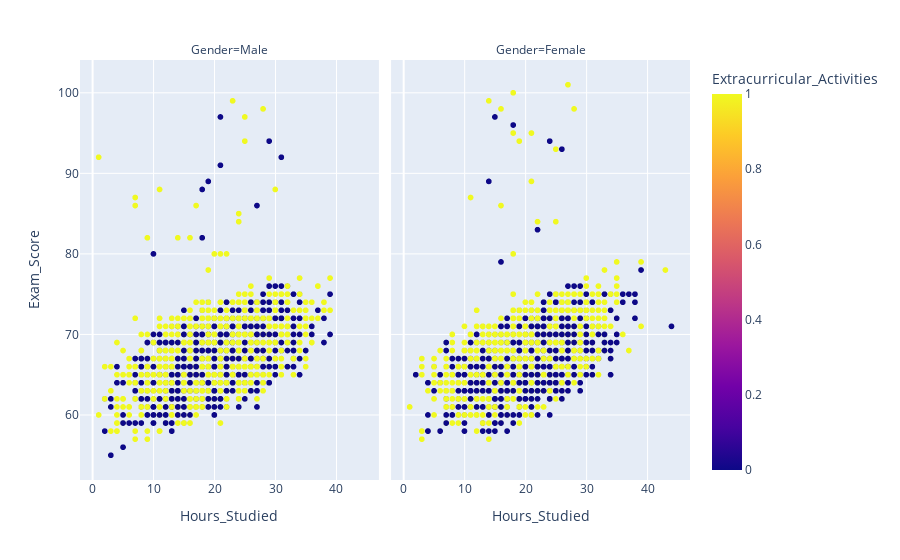

Notebook code for this chart:
### Markdown cell above
This code creates a scatter plot using Plotly Express to visualize the relationship between hours studied and exam scores, with points colored based on participation in extracurricular activities. The x axis represents "Hours_Studied," and the y axis represents "Exam_Score." Points are color-coded using a discrete map: 1 (Yes) is orange, and 0 (No) is blue. The legend is labeled for clarity as "Extracurricular Activities (1=Yes, 0=No)." The chart title is "Hours Studied vs Exam Score," and custom axis titles ("Hours Studied" and "Exam Score") are set for readability. The fig3.show() displays the interactive scatter plot.

### Code cell
px.scatter(data, x='Hours_Studied', y='Exam_Score', facet_col='Gender', color='Extracurricular_Activities')

### Figure 1 — Plotly figure (JSON) as saved in the notebook; plotly's stock layout.template omitted (floating-point values rounded to 4 significant figures; data arrays with more than 128 entries replaced by an {"elided": "..."} marker saying what was removed)
{"data": [{"hovertemplate": "Gender=Male<br>Hours_Studied=%{x}<br>Exam_Score=%{y}<br>Extracurricular_Activities=%{marker.color}<extra></extra>", "legendgroup": "", "marker": {"color": {"elided": "3814 int values"}, "coloraxis": "coloraxis", "symbol": "circle"}, "mode": "markers", "name": "", "showlegend": false, "type": "scattergl", "x": {"elided": "3814 int values"}, "xaxis": "x", "y": {"elided": "3814 int values"}, "yaxis": "y"}, {"hovertemplate": "Gender=Female<br>Hours_Studied=%{x}<br>Exam_Score=%{y}<br>Extracurricular_Activities=%{marker.color}<extra></extra>", "legendgroup": "", "marker": {"color": {"elided": "2793 int values"}, "coloraxis": "coloraxis", "symbol": "circle"}, "mode": "markers", "name": "", "showlegend": false, "type": "scattergl", "x": {"elided": "2793 int values"}, "xaxis": "x2", "y": {"elided": "2793 int values"}, "yaxis": "y2"}], "layout": {"annotations": [{"font": {}, "showarrow": false, "text": "Gender=Male", "x": 0.245, "xanchor": "center", "xref": "paper", "y": 1, "yanchor": "bottom", "yref": "paper"}, {"font": {}, "showarrow": false, "text": "Gender=Female", "x": 0.755, "xanchor": "center", "xref": "paper", "y": 1, "yanchor": "bottom", "yref": "paper"}], "autosize": true, "coloraxis": {"colorbar": {"title": {"text": "Extracurricular_Activities"}}, "colorscale": [[0, "#0d0887"], [0.1111, "#46039f"], [0.2222, "#7201a8"], [0.3333, "#9c179e"], [0.4444, "#bd3786"], [0.5556, "#d8576b"], [0.6667, "#ed7953"], [0.7778, "#fb9f3a"], [0.8889, "#fdca26"], [1, "#f0f921"]]}, "legend": {"tracegroupgap": 0}, "margin": {"t": 60}, "xaxis": {"anchor": "y", "autorange": true, "domain": [0, 0.49], "range": [-1.998, 47.0], "title": {"text": "Hours_Studied"}, "type": "linear"}, "xaxis2": {"anchor": "y2", "autorange": true, "domain": [0.51, 1], "matches": "x", "range": [-1.998, 47.0], "title": {"text": "Hours_Studied"}, "type": "linear"}, "yaxis": {"anchor": "x", "autorange": true, "domain": [0, 1], "range": [51.44, 104.6], "title": {"text": "Exam_Score"}, "type": "linear"}, "yaxis2": {"anchor": "x2", "autorange": true, "domain": [0, 1], "matches": "y", "range": [51.44, 104.6], "showticklabels": false, "type": "linear"}}}
